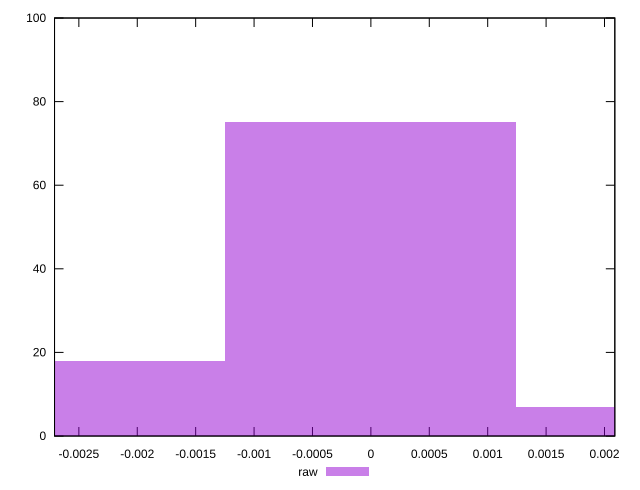

The gnuplot source for this figure:
reset

$raw <<EOF
0 75
-0.0024924158230623136 18
0.0024924158230623136 7
EOF

set key outside below
set boxwidth 0.0024924158230623136
set xrange [-0.002708217368181387:0.0020883833414683177]
set yrange [0:100]
set trange [0:100]
set style fill transparent solid 0.5 noborder
set terminal svg size 640, 490 enhanced background rgb 'white'
set output "report_00017_2021-02-10T15-08-03.406Z/meta/pScore-difference/samples/pages+cached+noadtech+nomedia/raw/histogram.svg"

plot $raw title "raw" with boxes

reset
